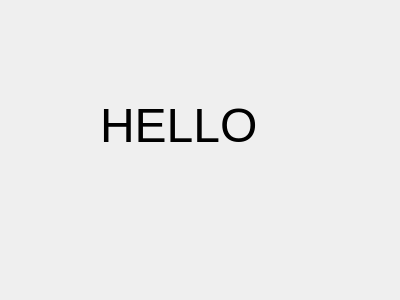
<?xml version="1.0" encoding="UTF-8"?>
<ui version="4.0">
 <class>DockWidget</class>
 <widget class="QDockWidget" name="DockWidget">
  <property name="geometry">
   <rect>
    <x>0</x>
    <y>0</y>
    <width>400</width>
    <height>300</height>
   </rect>
  </property>
  <property name="windowTitle">
   <string>Новое окно</string>
  </property>
  <widget class="QWidget" name="dockWidgetContents">
   <widget class="QLabel" name="label">
    <property name="geometry">
     <rect>
      <x>100</x>
      <y>100</y>
      <width>191</width>
      <height>51</height>
     </rect>
    </property>
    <property name="font">
     <font>
      <pointsize>36</pointsize>
     </font>
    </property>
    <property name="text">
     <string>HELLO</string>
    </property>
   </widget>
  </widget>
 </widget>
 <resources/>
 <connections/>
</ui>
